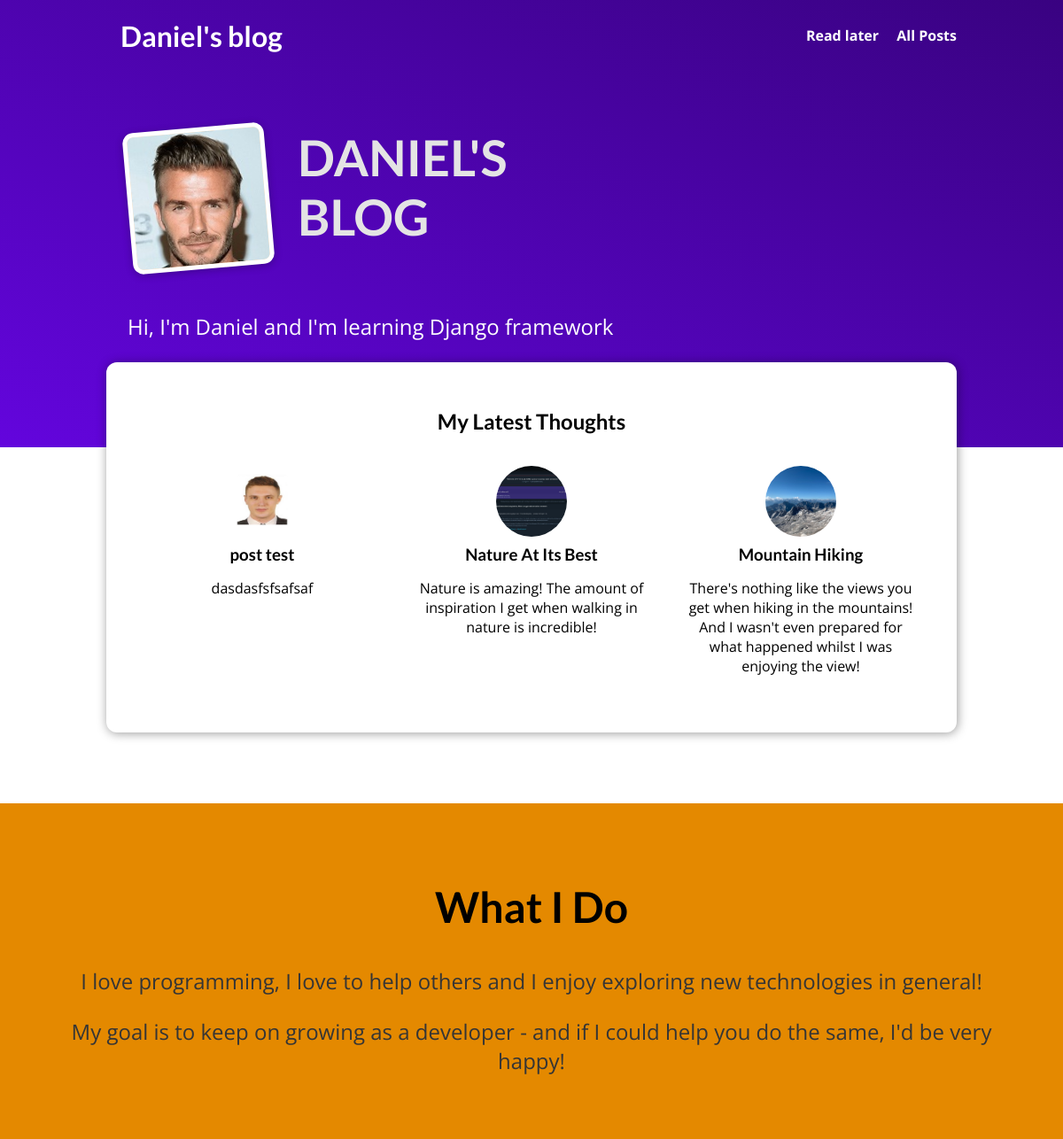
The page / on the database its author committed.
### blog/models.py (models this page shows, shortened)
class Post(models.Model):
    title = models.CharField(max_length=50)
    excerpt = models.TextField(max_length=150)
    image = models.ImageField(upload_to="images", null=True)
    date = models.DateTimeField(auto_now=True)
    slug = models.SlugField(default='', null=True, db_index=True)
    content = models.TextField(max_length=500)
    author = models.ForeignKey(Author, on_delete=models.SET_NULL, null=True, related_name="posts")
    tags = models.ManyToManyField(Tag)

### blog/views.py (the view)
# urls.py: path('', views.IndexView.as_view(), name="starting-page"),
class IndexView(ListView):
    model = Post
    template_name = "blog/index.html"
    context_object_name = "posts"
    ordering = ["date"]
    def get_queryset(self):
        query = super().get_queryset()
        data = query[:3]
        return data

### blog/templates/blog/index.html (shortened to what this page needs)
{% extends 'base.html' %}
{% load static %}
{% block css %}
    <link href="{% static 'blog/index.css' %}" rel="stylesheet">
    <link href="{% static 'blog/post.css' %}" rel="stylesheet">
{% endblock %}
{% block content %}
    <section id="welcome">
        <header>
            <img src="{% static 'blog/images/random_face_man.jpg' %}" alt="Daniel - The author of this blog">
            <h2>DANIEL'S BLOG</h2>
        </header>
        <p>Hi, I'm Daniel and I'm learning Django framework</p>
    </section>
    <section id="latest-posts">
        <h2>My Latest Thoughts</h2>
        <ul>
            {% for post in posts %}
            {% include 'blog/includes/post.html' %}
            {% endfor %}
        </ul>
    </section>
    <section id="about">
        <h2>What I Do</h2>
        <p>
            I love programming, I love to help others and I enjoy exploring new
            technologies in general!
        </p>
        <p>
            My goal is to keep on growing as a developer - and if I could help you do
            the same, I'd be very happy!
        </p>
    </section>
{% endblock %}

### blog/templates/blog/includes/post.html
<li>
    <article class="post">
        <a href="{% url 'post-detail-page' post.slug %}">
            <img src="{{ post.image.url }}" alt="{{ post.title }}"/>
            <div class="post__content">
                <h3>{{ post.title }}</h3>
                <p>
                    {{ post.excerpt }}
                </p>
            </div>
        </a>
    </article>
</li>

### blog/static/blog/index.css (style rules this page uses)
#welcome { background: linear-gradient(to right top, #6305dd, #390281); padding: 6rem 12%; }
#welcome header { display: flex; align-items: flex-start; margin: 3rem auto; }
#welcome img { width: 10rem; height: 10rem; object-fit: cover; object-position: top; border: 5px solid white; border-radius: 12px; background-color: #ffe1bf; transform: rotateZ(-5deg); box-shadow: 0 2px 8px rgba(0, 0, 0, 0.25); }
#welcome h2 { font-size: 3.5rem; margin: 0 0 0 2rem; color: #e4e4e4; width: 10rem; }
#welcome p { color: white; font-size: 1.5rem; }
#latest-posts { background-color: white; padding: 2rem; border-radius: 12px; width: 60rem; margin: -6rem auto 2rem auto; box-shadow: 1px 1px 12px rgba(0, 0, 0, 0.4); }
#latest-posts h2 { text-align: center; }
#latest-posts ul { list-style: none; margin: 0; padding: 0; display: flex; gap: 1rem; }
#latest-posts li { flex: 1; }
#about { text-align: center; padding: 3rem; background-color: #e48900; margin-top: 5rem; }
#about h2 { font-size: 3rem; }
#about p { font-size: 1.5rem; color: #353535; }

### blog/static/blog/post.css (style rules this page uses)
.post { display: flex; flex-direction: column; align-items: center; text-align: center; }
.post a { text-decoration: none; color: black; transition: all 0.2s ease; padding: 1rem; }
.post img { width: 5rem; height: 5rem; object-fit: cover; border-radius: 50%; }
.post h3 { margin: 0.25rem 0; }

### static/app.css (style rules this page uses)
* { box-sizing: border-box; }
html { font-family: 'Open Sans', 'Lato', sans-serif; }
body { margin: 0; }
h1, h2, h3 { font-family: 'Lato', sans-serif; font-weight: bold; }

### rows shown on the page
Post: image (picture), title "post test", excerpt "dasdasfsfsafsaf"
Post: image (picture), title "Nature At Its Best", excerpt "Nature is amazing! The amount of inspiration I get when walking in nature is incredible!"
Post: image (picture), title "Mountain Hiking", excerpt "There's nothing like the views you get when hiking in the mountains! And I wasn't even prepared for what happened whilst I was enjoying the view!"
